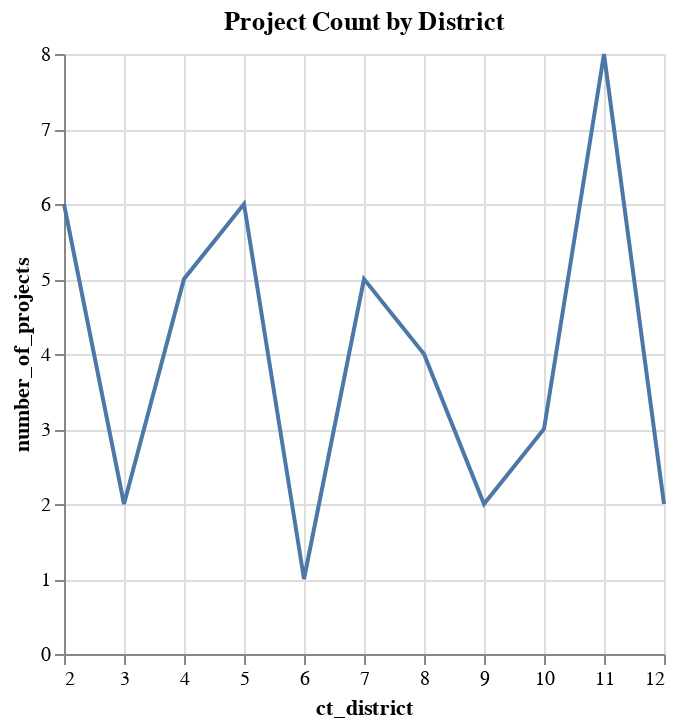

Notebook source saved alongside this figure:
### Markdown cell above
#### Different Charts
* If you want something that isn't a bar chart, simply swap out `.mark_bar()` for `.mark_line` or `mark_circle`.

### Code cell
alt.Chart(pivot_median, title="Project Count by District").mark_line().encode(
    x="ct_district", y="number_of_projects"
)

### Figure 1 — Vega-Lite specification as saved in the notebook (floating-point values rounded to 4 significant figures)
{"config": {"view": {"continuousWidth": 300, "continuousHeight": 300}}, "data": {"name": "data-9b04d3590f74ac1a3c351c2b684fca70"}, "mark": {"type": "line"}, "encoding": {"x": {"field": "ct_district", "type": "quantitative"}, "y": {"field": "number_of_projects", "type": "quantitative"}}, "title": "Project Count by District", "$schema": "https://vega.github.io/schema/vega-lite/v5.14.1.json", "datasets": {"data-9b04d3590f74ac1a3c351c2b684fca70": [{"ct_district": 2, "median": 64.5, "number_of_projects": 6}, {"ct_district": 3, "median": 76.0, "number_of_projects": 2}, {"ct_district": 4, "median": 76.0, "number_of_projects": 5}, {"ct_district": 5, "median": 74.0, "number_of_projects": 6}, {"ct_district": 6, "median": 76.0, "number_of_projects": 1}, {"ct_district": 7, "median": 78.0, "number_of_projects": 5}, {"ct_district": 8, "median": 74.5, "number_of_projects": 4}, {"ct_district": 9, "median": 67.0, "number_of_projects": 2}, {"ct_district": 10, "median": 65.0, "number_of_projects": 3}, {"ct_district": 11, "median": 68.0, "number_of_projects": 8}, {"ct_district": 12, "median": 62.0, "number_of_projects": 2}]}}
